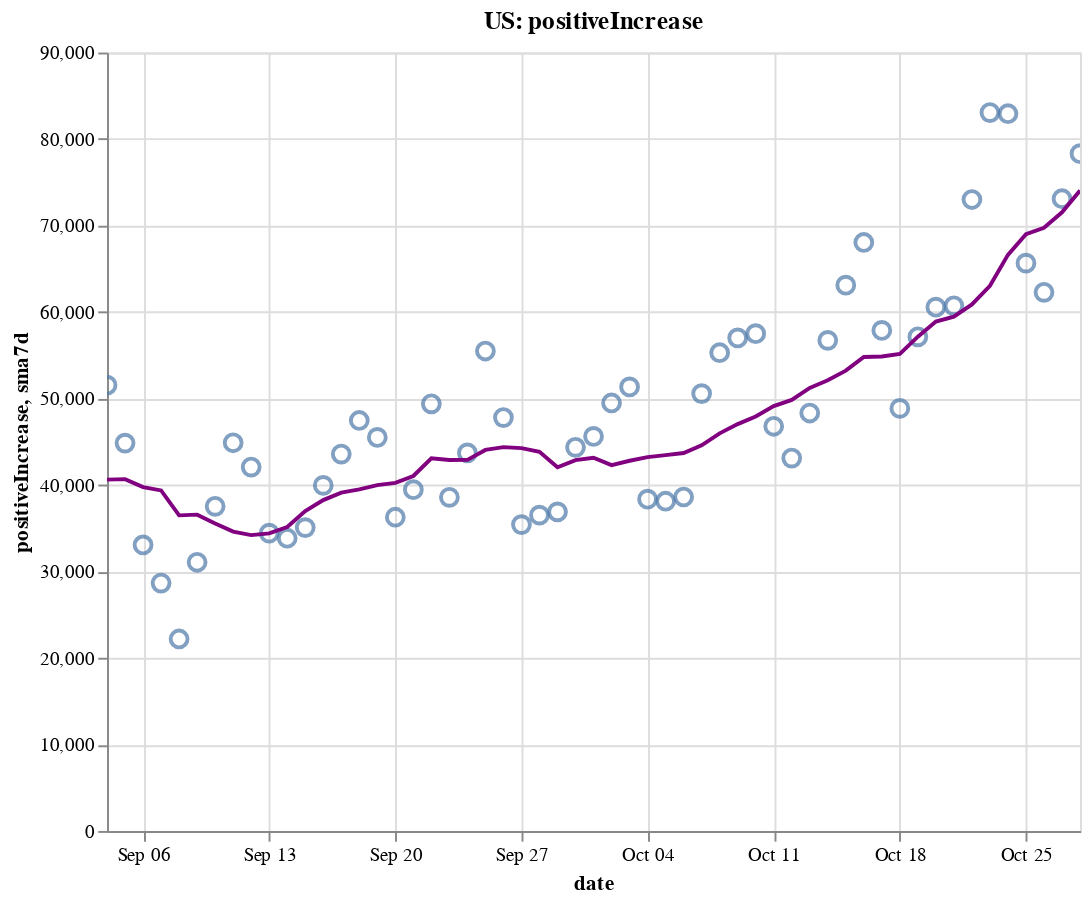

Write notebook code for a chart like this one.
### Code cell
create_plot(us, 'positiveIncrease')

### Figure 1 — Vega-Lite specification as saved in the notebook (floating-point values rounded to 4 significant figures)
{"config": {"view": {"continuousWidth": 400, "continuousHeight": 300}}, "layer": [{"layer": [{"mark": {"type": "point", "size": 75}, "encoding": {"tooltip": [{"type": "temporal", "field": "date"}, {"type": "quantitative", "field": "positiveIncrease"}, {"type": "quantitative", "field": "sma7d"}], "x": {"type": "temporal", "field": "date"}, "y": {"type": "quantitative", "field": "positiveIncrease"}}, "selection": {"selector002": {"type": "interval", "bind": "scales", "encodings": ["x", "y"]}}}, {"mark": {"type": "line", "color": "purple"}, "encoding": {"x": {"type": "temporal", "field": "date"}, "y": {"type": "quantitative", "field": "sma7d"}}}]}, {"mark": {"type": "rule", "color": "#aaa"}, "encoding": {"x": {"type": "temporal", "field": "date"}}, "transform": [{"filter": {"selection": "selector001"}}]}, {"mark": "circle", "encoding": {"opacity": {"condition": {"value": 1, "selection": "selector001"}, "value": 0}, "tooltip": [{"type": "temporal", "field": "date"}, {"type": "quantitative", "field": "positiveIncrease"}, {"type": "quantitative", "field": "sma7d"}], "x": {"type": "temporal", "field": "date"}, "y": {"type": "quantitative", "field": "positiveIncrease"}}, "selection": {"selector001": {"type": "single", "encodings": ["x"], "on": "mouseover", "nearest": true, "empty": "none"}}}, {"mark": {"type": "text", "align": "left", "dx": 5, "dy": -5, "stroke": "white", "strokeWidth": 2}, "encoding": {"text": {"type": "quantitative", "field": "positiveIncrease"}, "tooltip": [{"type": "temporal", "field": "date"}, {"type": "quantitative", "field": "positiveIncrease"}, {"type": "quantitative", "field": "sma7d"}], "x": {"type": "temporal", "field": "date"}, "y": {"type": "quantitative", "field": "positiveIncrease"}}, "transform": [{"filter": {"selection": "selector001"}}]}, {"mark": {"type": "text", "align": "left", "dx": 5, "dy": -5}, "encoding": {"text": {"type": "quantitative", "field": "positiveIncrease"}, "tooltip": [{"type": "temporal", "field": "date"}, {"type": "quantitative", "field": "positiveIncrease"}, {"type": "quantitative", "field": "sma7d"}], "x": {"type": "temporal", "field": "date"}, "y": {"type": "quantitative", "field": "positiveIncrease"}}, "transform": [{"filter": {"selection": "selector001"}}]}], "data": {"name": "data-0670024c8d3372bd1e21c7bb9f2c30b9"}, "height": 400, "title": "US: positiveIncrease", "width": 500, "$schema": "https://vega.github.io/schema/vega-lite/v4.8.1.json", "datasets": {"data-0670024c8d3372bd1e21c7bb9f2c30b9": [{"date": "2020-09-04T00:00:00", "totalTestResultsIncrease": 1035000.0, "positiveIncrease": 51540.0, "death": 179700.0, "deathIncrease": 998.0, "positiveRate": 0.05, "state": "US", "sma7d": 40620.0}, {"date": "2020-09-05T00:00:00", "totalTestResultsIncrease": 962700.0, "positiveIncrease": 44840.0, "death": 180700.0, "deathIncrease": 918.0, "positiveRate": 0.047, "state": "US", "sma7d": 40680.0}, {"date": "2020-09-06T00:00:00", "totalTestResultsIncrease": 832800.0, "positiveIncrease": 33070.0, "death": 181100.0, "deathIncrease": 449.0, "positiveRate": 0.04, "state": "US", "sma7d": 39760.0}, {"date": "2020-09-07T00:00:00", "totalTestResultsIncrease": 664000.0, "positiveIncrease": 28660.0, "death": 181300.0, "deathIncrease": 225.0, "positiveRate": 0.043, "state": "US", "sma7d": 39370.0}, {"date": "2020-09-08T00:00:00", "totalTestResultsIncrease": 581600.0, "positiveIncrease": 22200.0, "death": 181700.0, "deathIncrease": 358.0, "positiveRate": 0.038, "state": "US", "sma7d": 36490.0}, {"date": "2020-09-09T00:00:00", "totalTestResultsIncrease": 689000.0, "positiveIncrease": 31060.0, "death": 182800.0, "deathIncrease": 1084.0, "positiveRate": 0.045, "state": "US", "sma7d": 36570.0}, {"date": "2020-09-10T00:00:00", "totalTestResultsIncrease": 773000.0, "positiveIncrease": 37540.0, "death": 183900.0, "deathIncrease": 1170.0, "positiveRate": 0.049, "state": "US", "sma7d": 35560.0}, {"date": "2020-09-11T00:00:00", "totalTestResultsIncrease": 916600.0, "positiveIncrease": 44880.0, "death": 185000.0, "deathIncrease": 1018.0, "positiveRate": 0.049, "state": "US", "sma7d": 34610.0}, {"date": "2020-09-12T00:00:00", "totalTestResultsIncrease": 989700.0, "positiveIncrease": 42070.0, "death": 185800.0, "deathIncrease": 810.0, "positiveRate": 0.043, "state": "US", "sma7d": 34210.0}, {"date": "2020-09-13T00:00:00", "totalTestResultsIncrease": 772000.0, "positiveIncrease": 34420.0, "death": 186200.0, "deathIncrease": 390.0, "positiveRate": 0.045, "state": "US", "sma7d": 34400.0}, {"date": "2020-09-14T00:00:00", "totalTestResultsIncrease": 500900.0, "positiveIncrease": 33850.0, "death": 186600.0, "deathIncrease": 404.0, "positiveRate": 0.068, "state": "US", "sma7d": 35150.0}, {"date": "2020-09-15T00:00:00", "totalTestResultsIncrease": 804600.0, "positiveIncrease": 35070.0, "death": 187600.0, "deathIncrease": 1031.0, "positiveRate": 0.044, "state": "US", "sma7d": 36980.0}, {"date": "2020-09-16T00:00:00", "totalTestResultsIncrease": 819400.0, "positiveIncrease": 39950.0, "death": 188800.0, "deathIncrease": 1200.0, "positiveRate": 0.049, "state": "US", "sma7d": 38250.0}, {"date": "2020-09-17T00:00:00", "totalTestResultsIncrease": 957400.0, "positiveIncrease": 43580.0, "death": 189700.0, "deathIncrease": 863.0, "positiveRate": 0.046, "state": "US", "sma7d": 39120.0}, {"date": "2020-09-18T00:00:00", "totalTestResultsIncrease": 1087000.0, "positiveIncrease": 47460.0, "death": 190600.0, "deathIncrease": 901.0, "positiveRate": 0.044, "state": "US", "sma7d": 39490.0}, {"date": "2020-09-19T00:00:00", "totalTestResultsIncrease": 1172000.0, "positiveIncrease": 45500.0, "death": 191300.0, "deathIncrease": 740.0, "positiveRate": 0.039, "state": "US", "sma7d": 39980.0}, {"date": "2020-09-20T00:00:00", "totalTestResultsIncrease": 978600.0, "positiveIncrease": 36270.0, "death": 191600.0, "deathIncrease": 327.0, "positiveRate": 0.037, "state": "US", "sma7d": 40240.0}, {"date": "2020-09-21T00:00:00", "totalTestResultsIncrease": 773700.0, "positiveIncrease": 39460.0, "death": 191900.0, "deathIncrease": 287.0, "positiveRate": 0.051, "state": "US", "sma7d": 41040.0}, {"date": "2020-09-22T00:00:00", "totalTestResultsIncrease": 843200.0, "positiveIncrease": 49380.0, "death": 192800.0, "deathIncrease": 854.0, "positiveRate": 0.059, "state": "US", "sma7d": 43090.0}, {"date": "2020-09-23T00:00:00", "totalTestResultsIncrease": 1002000.0, "positiveIncrease": 38570.0, "death": 193900.0, "deathIncrease": 1159.0, "positiveRate": 0.038, "state": "US", "sma7d": 42890.0}, {"date": "2020-09-24T00:00:00", "totalTestResultsIncrease": 1032000.0, "positiveIncrease": 43710.0, "death": 194800.0, "deathIncrease": 921.0, "positiveRate": 0.042, "state": "US", "sma7d": 42910.0}, {"date": "2020-09-25T00:00:00", "totalTestResultsIncrease": 1110000.0, "positiveIncrease": 55490.0, "death": 195700.0, "deathIncrease": 844.0, "positiveRate": 0.05, "state": "US", "sma7d": 44050.0}, {"date": "2020-09-26T00:00:00", "totalTestResultsIncrease": 1119000.0, "positiveIncrease": 47790.0, "death": 196600.0, "deathIncrease": 869.0, "positiveRate": 0.043, "state": "US", "sma7d": 44380.0}, {"date": "2020-09-27T00:00:00", "totalTestResultsIncrease": 904000.0, "positiveIncrease": 35420.0, "death": 196900.0, "deathIncrease": 307.0, "positiveRate": 0.039, "state": "US", "sma7d": 44260.0}, {"date": "2020-09-28T00:00:00", "totalTestResultsIncrease": 1164000.0, "positiveIncrease": 36510.0, "death": 197100.0, "deathIncrease": 257.0, "positiveRate": 0.031, "state": "US", "sma7d": 43840.0}, {"date": "2020-09-29T00:00:00", "totalTestResultsIncrease": 910600.0, "positiveIncrease": 36890.0, "death": 197900.0, "deathIncrease": 739.0, "positiveRate": 0.041, "state": "US", "sma7d": 42050.0}, {"date": "2020-09-30T00:00:00", "totalTestResultsIncrease": 893700.0, "positiveIncrease": 44360.0, "death": 198900.0, "deathIncrease": 1061.0, "positiveRate": 0.05, "state": "US", "sma7d": 42880.0}, {"date": "2020-10-01T00:00:00", "totalTestResultsIncrease": 992700.0, "positiveIncrease": 45620.0, "death": 199800.0, "deathIncrease": 851.0, "positiveRate": 0.046, "state": "US", "sma7d": 43150.0}, {"date": "2020-10-02T00:00:00", "totalTestResultsIncrease": 1233000.0, "positiveIncrease": 49480.0, "death": 200600.0, "deathIncrease": 835.0, "positiveRate": 0.04, "state": "US", "sma7d": 42300.0}, {"date": "2020-10-03T00:00:00", "totalTestResultsIncrease": 1092000.0, "positiveIncrease": 51340.0, "death": 201400.0, "deathIncrease": 741.0, "positiveRate": 0.047, "state": "US", "sma7d": 42800.0}, {"date": "2020-10-04T00:00:00", "totalTestResultsIncrease": 1026000.0, "positiveIncrease": 38360.0, "death": 201700.0, "deathIncrease": 363.0, "positiveRate": 0.037, "state": "US", "sma7d": 43220.0}, {"date": "2020-10-05T00:00:00", "totalTestResultsIncrease": 989500.0, "positiveIncrease": 38120.0, "death": 202000.0, "deathIncrease": 326.0, "positiveRate": 0.039, "state": "US", "sma7d": 43450.0}, {"date": "2020-10-06T00:00:00", "totalTestResultsIncrease": 897700.0, "positiveIncrease": 38610.0, "death": 202700.0, "deathIncrease": 634.0, "positiveRate": 0.043, "state": "US", "sma7d": 43700.0}, {"date": "2020-10-07T00:00:00", "totalTestResultsIncrease": 957800.0, "positiveIncrease": 50560.0, "death": 203600.0, "deathIncrease": 916.0, "positiveRate": 0.053, "state": "US", "sma7d": 44580.0}, {"date": "2020-10-08T00:00:00", "totalTestResultsIncrease": 1137000.0, "positiveIncrease": 55290.0, "death": 204600.0, "deathIncrease": 986.0, "positiveRate": 0.049, "state": "US", "sma7d": 45970.0}, {"date": "2020-10-09T00:00:00", "totalTestResultsIncrease": 1194000.0, "positiveIncrease": 57000.0, "death": 205500.0, "deathIncrease": 893.0, "positiveRate": 0.048, "state": "US", "sma7d": 47040.0}, {"date": "2020-10-10T00:00:00", "totalTestResultsIncrease": 1234000.0, "positiveIncrease": 57490.0, "death": 206100.0, "deathIncrease": 665.0, "positiveRate": 0.047, "state": "US", "sma7d": 47920.0}, {"date": "2020-10-11T00:00:00", "totalTestResultsIncrease": 1079000.0, "positiveIncrease": 46790.0, "death": 206600.0, "deathIncrease": 466.0, "positiveRate": 0.043, "state": "US", "sma7d": 49130.0}, {"date": "2020-10-12T00:00:00", "totalTestResultsIncrease": 1063000.0, "positiveIncrease": 43110.0, "death": 206900.0, "deathIncrease": 287.0, "positiveRate": 0.041, "state": "US", "sma7d": 49840.0}, {"date": "2020-10-13T00:00:00", "totalTestResultsIncrease": 1033000.0, "positiveIncrease": 48320.0, "death": 207600.0, "deathIncrease": 690.0, "positiveRate": 0.047, "state": "US", "sma7d": 51220.0}, {"date": "2020-10-14T00:00:00", "totalTestResultsIncrease": 1030000.0, "positiveIncrease": 56720.0, "death": 208400.0, "deathIncrease": 811.0, "positiveRate": 0.055, "state": "US", "sma7d": 52100.0}, {"date": "2020-10-15T00:00:00", "totalTestResultsIncrease": 1083000.0, "positiveIncrease": 63100.0, "death": 209300.0, "deathIncrease": 951.0, "positiveRate": 0.058, "state": "US", "sma7d": 53220.0}, {"date": "2020-10-16T00:00:00", "totalTestResultsIncrease": 1215000.0, "positiveIncrease": 68040.0, "death": 210200.0, "deathIncrease": 877.0, "positiveRate": 0.056, "state": "US", "sma7d": 54800.0}, {"date": "2020-10-17T00:00:00", "totalTestResultsIncrease": 1287000.0, "positiveIncrease": 57870.0, "death": 211000.0, "deathIncrease": 780.0, "positiveRate": 0.045, "state": "US", "sma7d": 54850.0}, {"date": "2020-10-18T00:00:00", "totalTestResultsIncrease": 1053000.0, "positiveIncrease": 48860.0, "death": 211400.0, "deathIncrease": 393.0, "positiveRate": 0.046, "state": "US", "sma7d": 55150.0}, {"date": "2020-10-19T00:00:00", "totalTestResultsIncrease": 1130000.0, "positiveIncrease": 57130.0, "death": 211800.0, "deathIncrease": 456.0, "positiveRate": 0.051, "state": "US", "sma7d": 57150.0}, {"date": "2020-10-20T00:00:00", "totalTestResultsIncrease": 944600.0, "positiveIncrease": 60560.0, "death": 212700.0, "deathIncrease": 832.0, "positiveRate": 0.064, "state": "US", "sma7d": 58900.0}, {"date": "2020-10-21T00:00:00", "totalTestResultsIncrease": 924400.0, "positiveIncrease": 60710.0, "death": 213700.0, "deathIncrease": 1024.0, "positiveRate": 0.066, "state": "US", "sma7d": 59470.0}, {"date": "2020-10-22T00:00:00", "totalTestResultsIncrease": 1204000.0, "positiveIncrease": 73010.0, "death": 214800.0, "deathIncrease": 1143.0, "positiveRate": 0.061, "state": "US", "sma7d": 60880.0}, {"date": "2020-10-23T00:00:00", "totalTestResultsIncrease": 1371000.0, "positiveIncrease": 83060.0, "death": 215800.0, "deathIncrease": 917.0, "positiveRate": 0.061, "state": "US", "sma7d": 63030.0}, {"date": "2020-10-24T00:00:00", "totalTestResultsIncrease": 1303000.0, "positiveIncrease": 82920.0, "death": 216700.0, "deathIncrease": 890.0, "positiveRate": 0.064, "state": "US", "sma7d": 66610.0}, {"date": "2020-10-25T00:00:00", "totalTestResultsIncrease": 1184000.0, "positiveIncrease": 65650.0, "death": 217000.0, "deathIncrease": 377.0, "positiveRate": 0.055, "state": "US", "sma7d": 69010.0}, {"date": "2020-10-26T00:00:00", "totalTestResultsIncrease": 1195000.0, "positiveIncrease": 62270.0, "death": 217400.0, "deathIncrease": 389.0, "positiveRate": 0.052, "state": "US", "sma7d": 69740.0}, {"date": "2020-10-27T00:00:00", "totalTestResultsIncrease": 1070000.0, "positiveIncrease": 73100.0, "death": 218300.0, "deathIncrease": 931.0, "positiveRate": 0.068, "state": "US", "sma7d": 71530.0}, {"date": "2020-10-28T00:00:00", "totalTestResultsIncrease": 1071000.0, "positiveIncrease": 78300.0, "death": 219300.0, "deathIncrease": 1024.0, "positiveRate": 0.073, "state": "US", "sma7d": 74040.0}]}}
